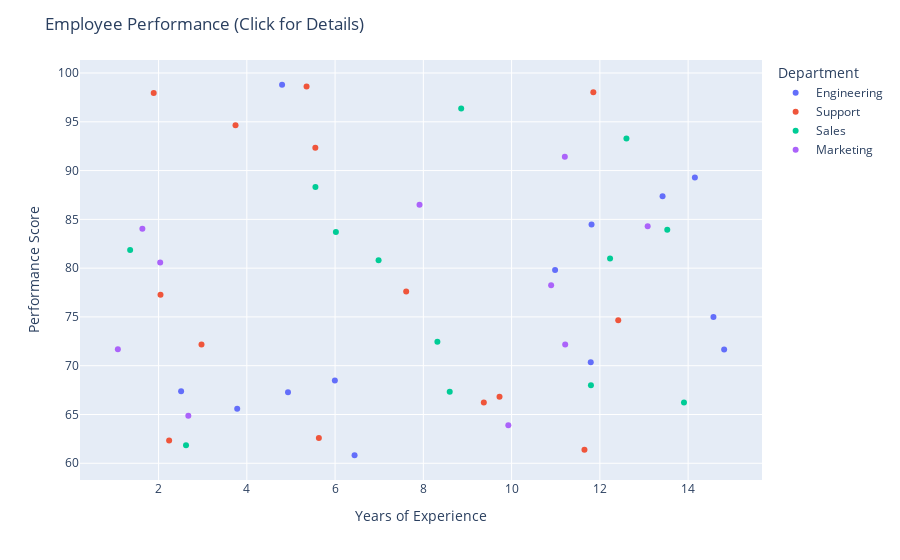

The cell this chart's notebook holds for it:
### Markdown cell above
## 3. Advanced Interaction: Clickable Chart with Dynamic Details

### Code cell
# Plotly scatter plot with click interactions
fig_click = px.scatter(
    df, 
    x='Years of Experience', 
    y='Performance Score', 
    color='Department',
    custom_data=['Name', 'Department', 'Bonus Percentage']
)

# Update layout to enable click events
fig_click.update_layout(
    title='Employee Performance (Click for Details)',
    clickmode='event+select'
)

# Customize hover and click templates
fig_click.update_traces(
    hovertemplate='<b>Click for Full Details</b><br>' +
                  'Years of Experience: %{x:.1f}<br>' +
                  'Performance Score: %{y:.2f}<extra></extra>',
    
)

# Show the plot
fig_click.show()

### Figure 1 — Plotly figure (JSON) as saved in the notebook; plotly's stock layout.template omitted (floating-point values rounded to 4 significant figures)
{"data": [{"customdata": [["Employee 1", "Engineering", 7.552], ["Employee 3", "Engineering", 13.19], ["Employee 11", "Engineering", 6.202], ["Employee 12", "Engineering", 8.744], ["Employee 14", "Engineering", 6.727], ["Employee 15", "Engineering", 14.63], ["Employee 20", "Engineering", 5.703], ["Employee 21", "Engineering", 2.48], ["Employee 22", "Engineering", 9.924], ["Employee 39", "Engineering", 8.965], ["Employee 42", "Engineering", 6.17], ["Employee 45", "Engineering", 9.682], ["Employee 50", "Engineering", 10.39]], "hovertemplate": "<b>Click for Full Details</b><br>Years of Experience: %{x:.1f}<br>Performance Score: %{y:.2f}<extra></extra>", "legendgroup": "Engineering", "marker": {"color": "#636efa", "symbol": "circle"}, "mode": "markers", "name": "Engineering", "orientation": "v", "showlegend": true, "type": "scatter", "x": [14.57, 14.15, 6.441, 4.799, 5.995, 4.933, 14.82, 11.81, 3.782, 13.42, 10.99, 11.79, 2.51], "xaxis": "x", "y": [74.98, 89.28, 60.82, 98.8, 68.49, 67.27, 71.65, 84.47, 65.58, 87.37, 79.81, 70.35, 67.39], "yaxis": "y"}, {"customdata": [["Employee 2", "Support", 12.63], ["Employee 5", "Support", 8.64], ["Employee 7", "Support", 4.887], ["Employee 8", "Support", 3.558], ["Employee 17", "Support", 5.273], ["Employee 19", "Support", 5.911], ["Employee 24", "Support", 2.669], ["Employee 32", "Support", 10.74], ["Employee 33", "Support", 11.9], ["Employee 34", "Support", 5.089], ["Employee 35", "Support", 11.47], ["Employee 36", "Support", 6.781], ["Employee 40", "Support", 3.174], ["Employee 43", "Support", 4.425]], "hovertemplate": "<b>Click for Full Details</b><br>Years of Experience: %{x:.1f}<br>Performance Score: %{y:.2f}<extra></extra>", "legendgroup": "Support", "marker": {"color": "#EF553B", "symbol": "circle"}, "mode": "markers", "name": "Support", "orientation": "v", "showlegend": true, "type": "scatter", "visible": true, "x": [11.85, 9.371, 2.239, 3.744, 2.973, 2.044, 12.42, 9.726, 5.633, 1.89, 5.354, 5.553, 7.611, 11.65], "xaxis": "x", "y": [98.03, 66.24, 62.32, 94.65, 72.17, 77.28, 74.65, 66.82, 62.6, 97.96, 98.63, 92.34, 77.61, 61.38], "yaxis": "y"}, {"customdata": [["Employee 4", "Sales", 2.09], ["Employee 6", "Sales", 7.426], ["Employee 10", "Sales", 14.26], ["Employee 13", "Sales", 11.14], ["Employee 16", "Sales", 14.51], ["Employee 18", "Sales", 8.464], ["Employee 27", "Sales", 5.114], ["Employee 29", "Sales", 8.363], ["Employee 30", "Sales", 14.81], ["Employee 44", "Sales", 2.53], ["Employee 47", "Sales", 2.216], ["Employee 48", "Sales", 8.657], ["Employee 49", "Sales", 4.944]], "hovertemplate": "<b>Click for Full Details</b><br>Years of Experience: %{x:.1f}<br>Performance Score: %{y:.2f}<extra></extra>", "legendgroup": "Sales", "marker": {"color": "#00cc96", "symbol": "circle"}, "mode": "markers", "name": "Sales", "orientation": "v", "showlegend": true, "type": "scatter", "x": [13.53, 13.91, 5.555, 12.6, 8.598, 12.23, 11.8, 6.019, 2.622, 8.858, 8.318, 6.986, 1.356], "xaxis": "x", "y": [83.95, 66.24, 88.32, 93.3, 67.34, 80.99, 67.99, 83.7, 61.86, 96.37, 72.47, 80.8, 81.87], "yaxis": "y"}, {"customdata": [["Employee 9", "Marketing", 6.389], ["Employee 23", "Marketing", 8.535], ["Employee 25", "Marketing", 5.622], ["Employee 26", "Marketing", 13.81], ["Employee 28", "Marketing", 3.884], ["Employee 31", "Marketing", 5.147], ["Employee 37", "Marketing", 10.22], ["Employee 38", "Marketing", 10.24], ["Employee 41", "Marketing", 12.86], ["Employee 46", "Marketing", 10.81]], "hovertemplate": "<b>Click for Full Details</b><br>Years of Experience: %{x:.1f}<br>Performance Score: %{y:.2f}<extra></extra>", "legendgroup": "Marketing", "marker": {"color": "#ab63fa", "symbol": "circle"}, "mode": "markers", "name": "Marketing", "orientation": "v", "showlegend": true, "type": "scatter", "x": [1.633, 1.077, 10.9, 11.21, 2.037, 13.08, 11.21, 9.926, 2.674, 7.913], "xaxis": "x", "y": [84.04, 71.69, 78.24, 91.41, 80.57, 84.3, 72.18, 63.91, 64.88, 86.5], "yaxis": "y"}], "layout": {"autosize": true, "clickmode": "event+select", "legend": {"title": {"text": "Department"}, "tracegroupgap": 0}, "margin": {"t": 60}, "title": {"text": "Employee Performance (Click for Details)"}, "xaxis": {"anchor": "y", "autorange": true, "domain": [0, 1], "range": [0.2386, 15.66], "title": {"text": "Years of Experience"}, "type": "linear"}, "yaxis": {"anchor": "x", "autorange": true, "domain": [0, 1], "range": [57.88, 101.7], "title": {"text": "Performance Score"}, "type": "linear"}}}
